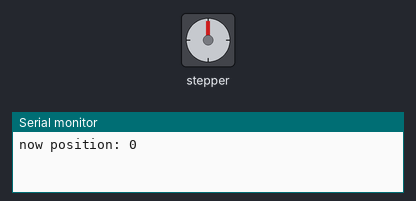
Simulated run of this sketch. Board: Arduino Uno, built with avr-gcc and run on an emulated ATmega328P. On the bench: stepper motor, the last lines printed to the serial monitor. Stepper angles assume 200 steps per turn.

Above: at 0.05 s.
At 1.2 s:
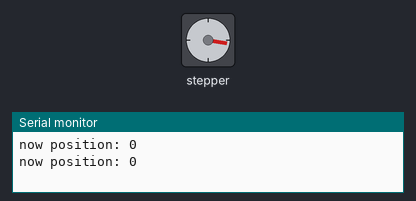
At 2.25 s:
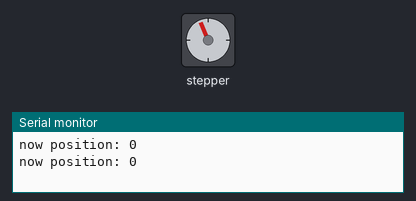
At 4.5 s:
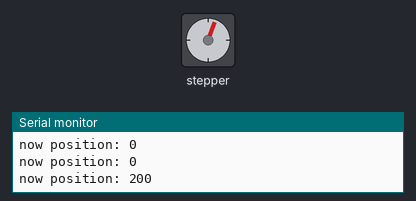
Timing chart, 0 to 6.1 s (numbered marks = the images above):
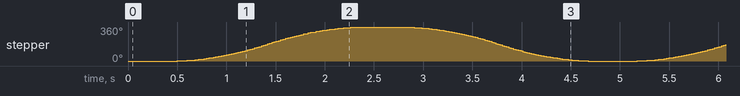

The sketch:

AccelStep.ino
```cpp
#include <AccelStepper.h>

AccelStepper stepper(1, 9, 8);

void setup(){
    Serial.begin(115200);
    stepper.setMaxSpeed(400);
    stepper.setAcceleration(200);
}

void loop(){
    //現在位置
    Serial.print("now position: ");
    Serial.println(stepper.currentPosition());
    stepper.runToNewPosition(0);
    delay(500);
    Serial.print("now position: ");
    Serial.println(stepper.currentPosition());
    stepper.runToNewPosition(200);
    delay(500);
}
```

Measured:
- by itself, stepper: turns 360° clockwise in 1.8 s, then 360° counter-clockwise in 1.8 s, repeating every 4.7 s
